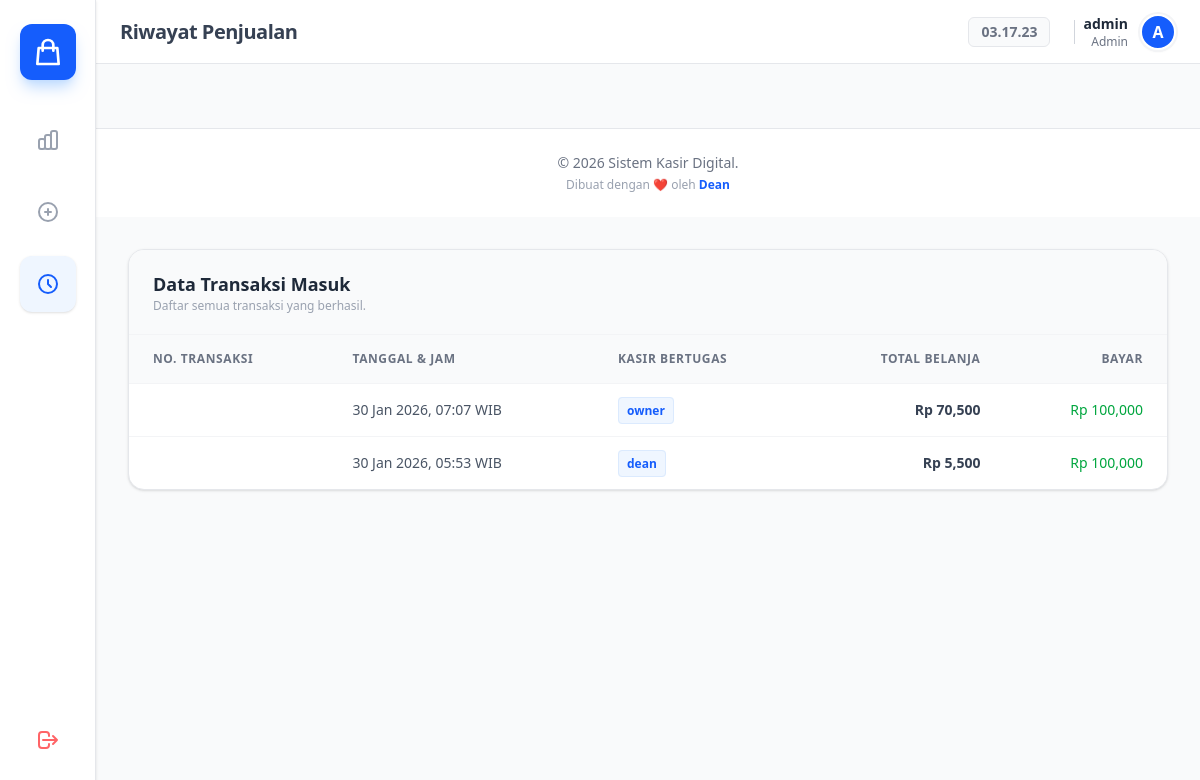
The app's page /admin/riwayat.php (signed in) with its own data.
### tables this page shows
CREATE TABLE `transaksi` (
  `id` int(11) NOT NULL,
  `id_user` int(11) DEFAULT NULL,
  `tgl_transaksi` datetime DEFAULT NULL,
  `total_bayar` int(11) DEFAULT NULL,
  `bayar` decimal(10,2) DEFAULT 0.00,
  `kembalian` decimal(10,2) DEFAULT 0.00
);

CREATE TABLE `users` (
  `id` int(11) NOT NULL,
  `username` varchar(50) DEFAULT NULL,
  `password` varchar(255) DEFAULT NULL,
  `role` enum('admin','kasir','owner') DEFAULT NULL,
  `nama_lengkap` varchar(100) DEFAULT NULL,
  `created_at` datetime DEFAULT NULL,
  `last_login` datetime DEFAULT NULL,
  `last_logout` datetime DEFAULT NULL
);

### admin/riwayat.php (the view, shortened to what this page needs)
<?php
include '../config/koneksi.php';
?>
<!DOCTYPE html>
<html lang="id">
<head>
    <link rel="stylesheet" href="../assets/style.css">
</head>
<body class="bg-gray-50 font-sans text-gray-700 flex h-screen overflow-hidden">
    <?php include '../components/sideadmin.php'; ?>
    <main class="flex-1 flex flex-col h-full overflow-hidden relative">
        <?php
            include '../components/navbar.php';
        ?>
      <div class="mt-8 text-center">
        <?php include '../components/footer.php'; ?>
    </div>
        <div class="flex-1 overflow-y-auto p-8">
            <div class="bg-white rounded-2xl shadow-sm border border-gray-200 overflow-hidden">
                <div class="px-6 py-5 border-b border-gray-100 flex justify-between items-center bg-gray-50">
                    <div>
                        <h3 class="font-bold text-gray-800 text-lg">Data Transaksi Masuk</h3>
                        <p class="text-xs text-gray-400">Daftar semua transaksi yang berhasil.</p>
                    </div>
                </div>
                <table class="w-full text-left">
                    <thead>
                        <tr class="text-xs font-bold text-gray-500 uppercase tracking-wider border-b border-gray-100 bg-gray-50">
                            <th class="px-6 py-4">No. Transaksi</th>
                            <th class="px-6 py-4">Tanggal & Jam</th>
                            <th class="px-6 py-4">Kasir Bertugas</th>
                            <th class="px-6 py-4 text-right">Total Belanja</th>
                            <th class="px-6 py-4 text-right">Bayar</th>
                        </tr>
                    </thead>
                    <tbody class="divide-y divide-gray-100 text-sm">
                        <?php
                        $query = "SELECT t.*, u.nama_lengkap
                                  FROM transaksi t
                                  LEFT JOIN users u ON t.id_user = u.id
                                  ORDER BY t.tgl_transaksi DESC";
                        $result = mysqli_query($koneksi, $query);
                        if (mysqli_num_rows($result) > 0) {
                            while ($row = mysqli_fetch_assoc($result)) :
                        ?>
                        <tr class="hover:bg-gray-50 transition">
                           <td class="px-6 py-4 font-bold text-blue-600">
</td>
                            <td class="px-6 py-4 text-gray-600">
                                <?= date('d M Y, H:i', strtotime($row['tgl_transaksi'])) ?> WIB
                            </td>
                            <td class="px-6 py-4">
                                <span class="px-2 py-1 bg-blue-50 text-blue-600 rounded text-xs font-bold border border-blue-100">
                                    <?= $row['nama_lengkap'] ?: 'Admin/Unknown' ?>
                                </span>
                            </td>
                            <td class="px-6 py-4 text-right font-bold text-gray-700">
                                Rp <?= number_format($row['total_bayar']) ?>
                            </td>
                            <td class="px-6 py-4 text-right text-green-600 font-medium">
                                Rp <?= number_format($row['bayar']) ?>
                            </td>
                        </tr>
                        <?php
                            endwhile;
                        } else {
                            echo '<tr><td colspan="6" class="text-center py-8 text-gray-400">Belum ada riwayat transaksi.</td></tr>';
                        }
                        ?>
                    </tbody>
                </table>
            </div>
        </div>
    </main>
</body>
</html>

### admin/riwayat.php (style rules this page uses)
body { font-family: 'Segoe UI', Roboto, sans-serif; }

### records on screen
transaksi: tgl_transaksi "30 Jan 2026, 07:07", id_user.nama_lengkap "owner", total_bayar "70,500", bayar "100,000"
transaksi: tgl_transaksi "30 Jan 2026, 05:53", id_user.nama_lengkap "dean", total_bayar "5,500", bayar "100,000"

### other values on screen
$pageTitle "Riwayat Penjualan"
$nama_tampil "admin"
$role_tampil "Admin"
$huruf_avatar "A"
